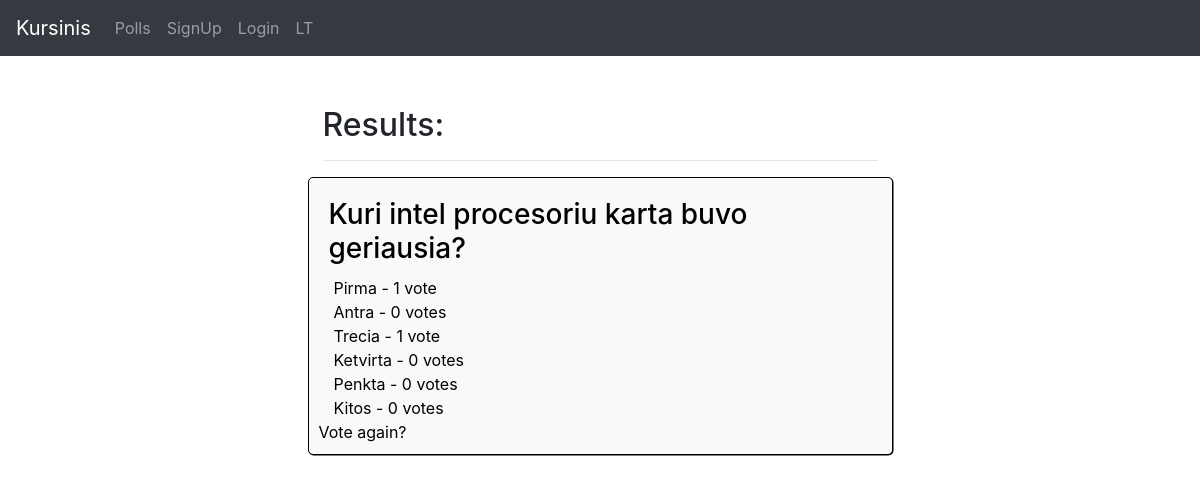
/48/results/, run on the app's committed database.
### polls/models.py (models this page shows, shortened)
class Question(models.Model):
    question_text = models.CharField(_("Question text"), max_length=200)
    created_at = models.DateTimeField('date_created_at', auto_now_add=True)
    user = models.ForeignKey(User, on_delete=models.CASCADE, null=True)
    groups = models.ManyToManyField(Group)

class Choice(models.Model):
    question = models.ForeignKey(Question, on_delete=models.CASCADE)
    choice_text = models.CharField(_("Choice text"), max_length=200)
    votes = models.IntegerField(default=0)

### polls/views.py (the view)
# urls.py: path('<int:pk>/results/', views.ResultsView.as_view(), name='results'),
class ResultsView(generic.DetailView):
    model = Question
    template_name = 'polls/results.html'

### kursinis/context_processors.py (called while the page is built)
def language_code(request):
    return {'LANGUAGE_CODE': request.LANGUAGE_CODE}

def language_url(request):
    if request.LANGUAGE_CODE == 'lt':
        return {
            'language_url':
            ""+(request.get_full_path().split('/lt', 2)[1])
        }
    else:
        return {
            'language_url':
                "/lt"+(request.get_full_path())
        }

### polls/templates/polls/results.html
{% extends "website/base.html" %}
{% load i18n %}
{% block content %}
{% load static %}
<link rel="stylesheet" href="{% static 'polls/style.css' %}" type="text/css">
<div class="col mx-auto">
<div class="mx-auto col-md-6">
        <h2>{% trans "Results" %}:</h2>
        <hr>
    </div>
<div class="col col-md-6 mx-auto question ">
   <h3>{{ question.question_text }}</h3>
<div class="col results">
    {% for choice in question.choice_set.all %}
    <div class="result">
        {{ choice.choice_text }} - {{ choice.vote_set.count }} vote{{ choice.votes|pluralize }}
    </div>
{% endfor %}
</div>
<a href="{% url 'polls:detail' question.id %}">Vote again?</a>
</div>
</div>
{% endblock %}

### polls/static/polls/style.css (style rules this page uses)
h2 { margin-top: 50px; }
.question { border: 1px solid black; border-radius: 5px; margin: 10px 0 50px 0; background: rgb(249, 249, 249); color: black; box-shadow: 0.5px 0.5px; padding: 10px; 0 10px 0; }
.question a { color: black; }
h3 { margin: 10px; }

### data on the page
Question: question_text "Kuri intel procesoriu karta buvo geriausia?"
Choice: choice_text "Pirma", vote_set.count "1"
Choice: choice_text "Antra", vote_set.count "0"
Choice: choice_text "Trecia", vote_set.count "1"
Choice: choice_text "Ketvirta", vote_set.count "0"
Choice: choice_text "Penkta", vote_set.count "0"
Choice: choice_text "Kitos", vote_set.count "0"
